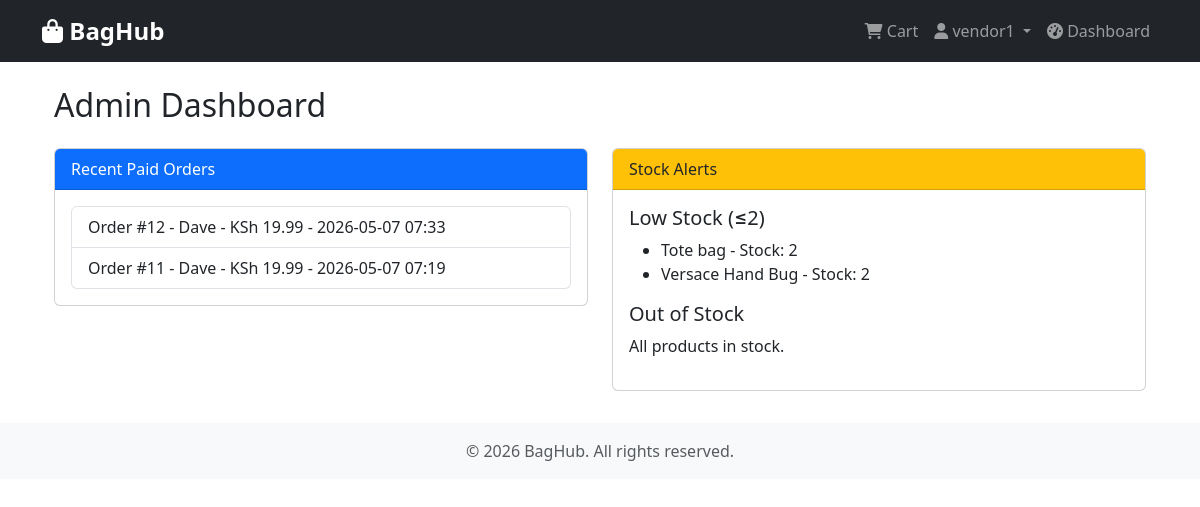
Page /core/dashboard/ (signed in) on the earlier database version.
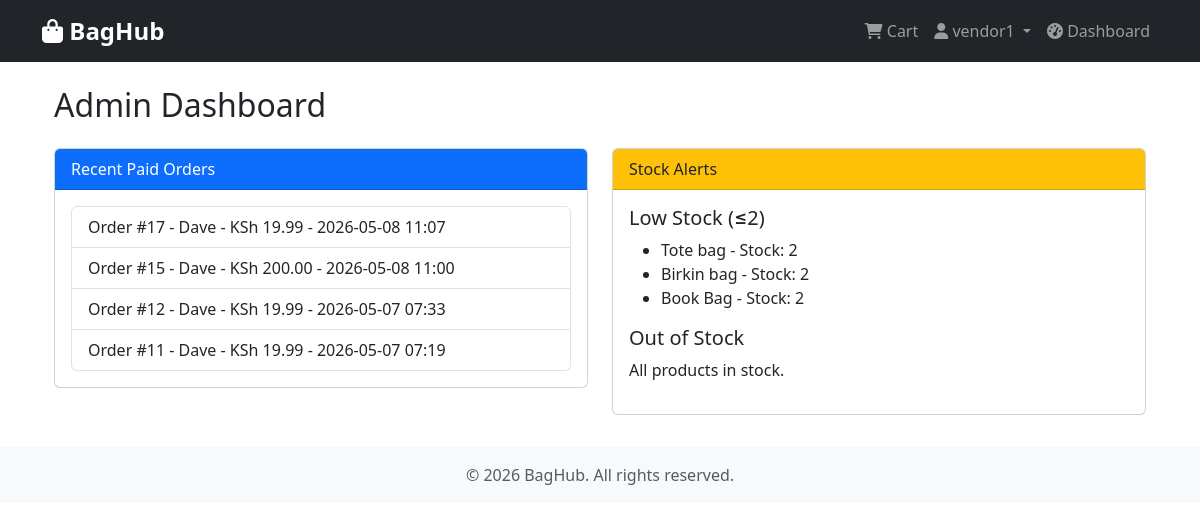
Same page on the later database version.
### orders/models.py (models this page shows)
class Order(models.Model):
    STATUS_CHOICES = (
        ('pending', 'Pending'),
        ('paid', 'Paid'),
        ('cancelled', 'Cancelled'),
        ('delivered', 'Delivered'),
    )
    user = models.ForeignKey(settings.AUTH_USER_MODEL, on_delete=models.CASCADE)
    created_at = models.DateTimeField(auto_now_add=True)
    total_amount = models.DecimalField(max_digits=10, decimal_places=2)
    status = models.CharField(max_length=10, choices=STATUS_CHOICES, default='pending')

### accounts/models.py (models this page shows, shortened)
class User(AbstractUser):
    ROLE_CHOICES = (
        ('admin', 'Administrator'),
        ('customer', 'Customer'),
    )
    role = models.CharField(max_length=10, choices=ROLE_CHOICES, default='customer')
    phone_number = models.CharField(max_length=15, blank=True)

### products/models.py (models this page shows, shortened)
class Product(models.Model):
    name = models.CharField(max_length=200)
    description = models.TextField()
    price = models.DecimalField(max_digits=10, decimal_places=2)
    image = models.ImageField(upload_to='product_images/')
    stock = models.PositiveIntegerField(default=1)
    available = models.BooleanField(default=True)
    created_by = models.ForeignKey(settings.AUTH_USER_MODEL, on_delete=models.CASCADE)
    created_at = models.DateTimeField(auto_now_add=True)

### core/views.py (the view)
# urls.py: path('dashboard/', admin_dashboard, name='admin_dashboard'),
@login_required
@user_passes_test(lambda u: u.role == 'admin')
def admin_dashboard(request):
    recent_orders = Order.objects.filter(status='paid').order_by('-created_at')[:10]
    low_stock_products = Product.objects.filter(stock__lte=2, stock__gt=0)
    out_of_stock = Product.objects.filter(stock=0)
    context = {
        'recent_orders': recent_orders,
        'low_stock_products': low_stock_products,
        'out_of_stock': out_of_stock,
    }
    return render(request, 'core/admin_dashboard.html', context)

### templates/core/admin_dashboard.html
{% extends 'base.html' %}
{% block content %}
<div class="container mt-4">
    <h2>Admin Dashboard</h2>
    <div class="row mt-4">
        <div class="col-md-6">
            <div class="card">
                <div class="card-header bg-primary text-white">
                    Recent Paid Orders
                </div>
                <div class="card-body">
                    {% if recent_orders %}
                        <ul class="list-group">
                            {% for order in recent_orders %}
                                <li class="list-group-item">
                                    Order #{{ order.id }} - {{ order.user.username }} - KSh {{ order.total_amount }} - {{ order.created_at|date:"Y-m-d H:i" }}
                                </li>
                            {% endfor %}
                        </ul>
                    {% else %}
                        <p>No paid orders yet.</p>
                    {% endif %}
                </div>
            </div>
        </div>
        <div class="col-md-6">
            <div class="card">
                <div class="card-header bg-warning">
                    Stock Alerts
                </div>
                <div class="card-body">
                    <h5>Low Stock (≤2)</h5>
                    {% if low_stock_products %}
                        <ul>
                            {% for product in low_stock_products %}
                                <li>{{ product.name }} - Stock: {{ product.stock }}</li>
                            {% endfor %}
                        </ul>
                    {% else %}
                        <p>No low stock items.</p>
                    {% endif %}
                    <h5 class="mt-3">Out of Stock</h5>
                    {% if out_of_stock %}
                        <ul>
                            {% for product in out_of_stock %}
                                <li>{{ product.name }}</li>
                            {% endfor %}
                        </ul>
                    {% else %}
                        <p>All products in stock.</p>
                    {% endif %}
                </div>
            </div>
        </div>
    </div>
</div>
{% endblock %}

Differences in the rows shown:
no longer on this page (row edited): Product: name "Versace Hand Bug", stock "2"
added Order: id "17", user.username "Dave", total_amount "19.99", created_at "2026-05-08 11:07"
added Order: id "15", user.username "Dave", total_amount "200.00", created_at "2026-05-08 11:00"
now on this page (row edited): Product: name "Birkin bag", stock "2"
now on this page (row edited): Product: name "Book Bag", stock "2"
